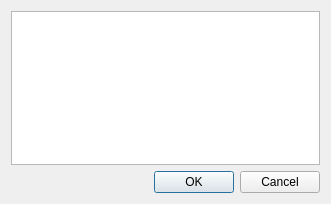
<?xml version="1.0" encoding="UTF-8"?>
<ui version="4.0">
 <class>TextInputDialog</class>
 <widget class="QDialog" name="TextInputDialog">
  <property name="windowModality">
   <enum>Qt::ApplicationModal</enum>
  </property>
  <property name="geometry">
   <rect>
    <x>0</x>
    <y>0</y>
    <width>331</width>
    <height>204</height>
   </rect>
  </property>
  <property name="font">
   <font>
    <family>Arial</family>
    <pointsize>9</pointsize>
   </font>
  </property>
  <property name="windowTitle">
   <string>Input Text</string>
  </property>
  <layout class="QVBoxLayout" name="verticalLayout_2">
   <item>
    <layout class="QVBoxLayout" name="verticalLayout">
     <property name="sizeConstraint">
      <enum>QLayout::SetMaximumSize</enum>
     </property>
     <item>
      <widget class="QPlainTextEdit" name="textEdit"/>
     </item>
     <item>
      <widget class="QDialogButtonBox" name="buttonBox">
       <property name="orientation">
        <enum>Qt::Horizontal</enum>
       </property>
       <property name="standardButtons">
        <set>QDialogButtonBox::Cancel|QDialogButtonBox::Ok</set>
       </property>
      </widget>
     </item>
    </layout>
   </item>
  </layout>
 </widget>
 <resources/>
 <connections>
  <connection>
   <sender>buttonBox</sender>
   <signal>accepted()</signal>
   <receiver>TextInputDialog</receiver>
   <slot>accept()</slot>
   <hints>
    <hint type="sourcelabel">
     <x>248</x>
     <y>254</y>
    </hint>
    <hint type="destinationlabel">
     <x>157</x>
     <y>274</y>
    </hint>
   </hints>
  </connection>
  <connection>
   <sender>buttonBox</sender>
   <signal>rejected()</signal>
   <receiver>TextInputDialog</receiver>
   <slot>reject()</slot>
   <hints>
    <hint type="sourcelabel">
     <x>316</x>
     <y>260</y>
    </hint>
    <hint type="destinationlabel">
     <x>286</x>
     <y>274</y>
    </hint>
   </hints>
  </connection>
 </connections>
</ui>
